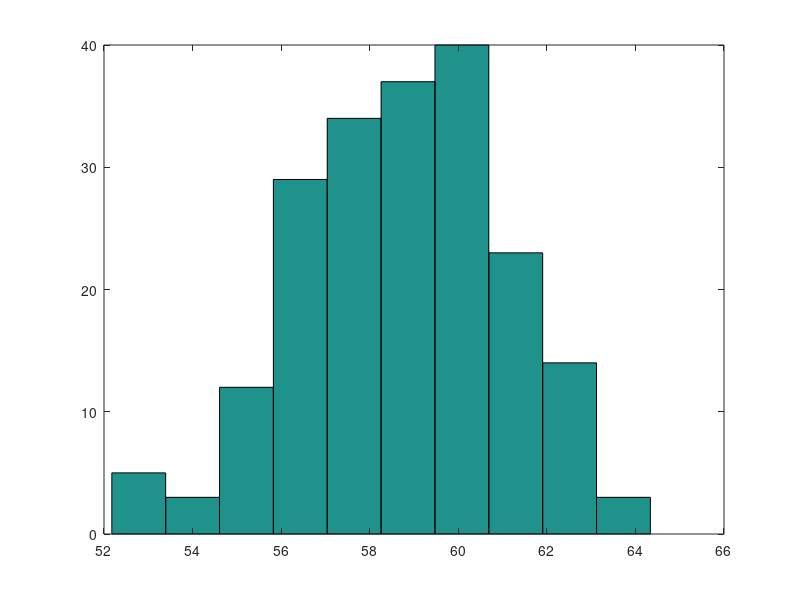
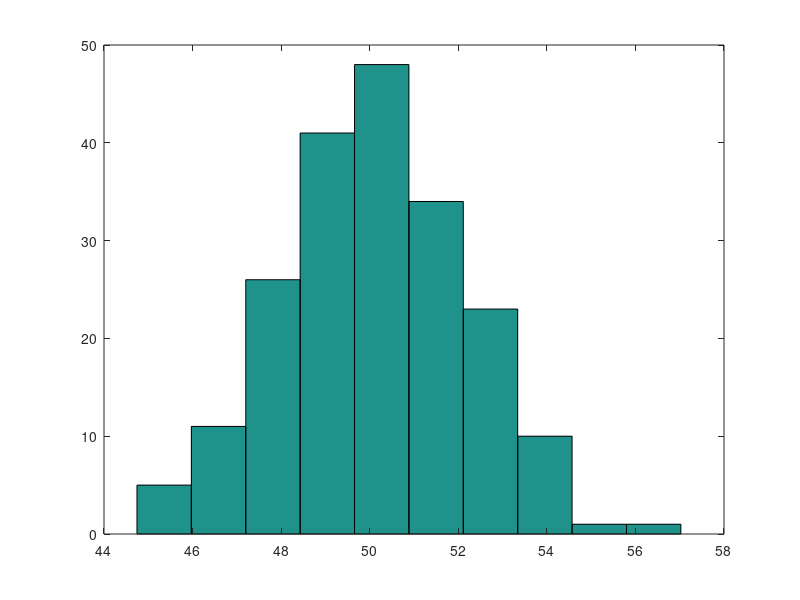
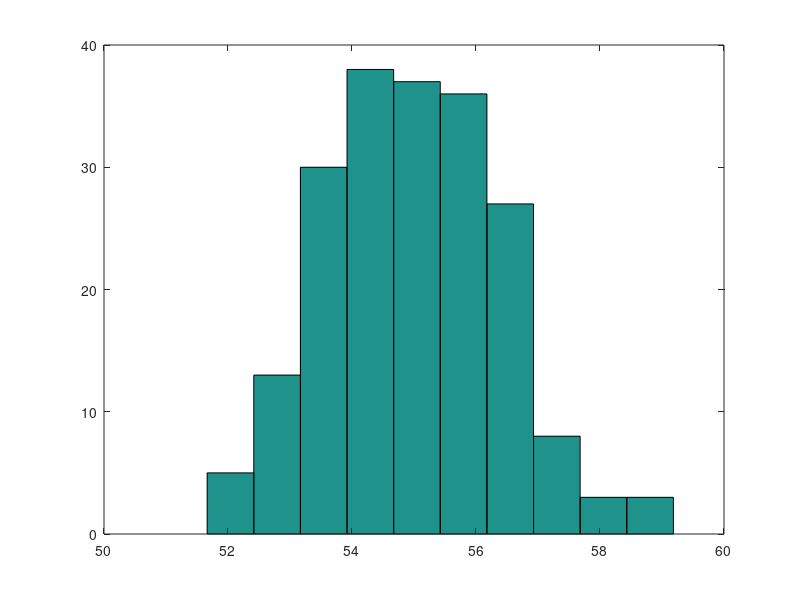
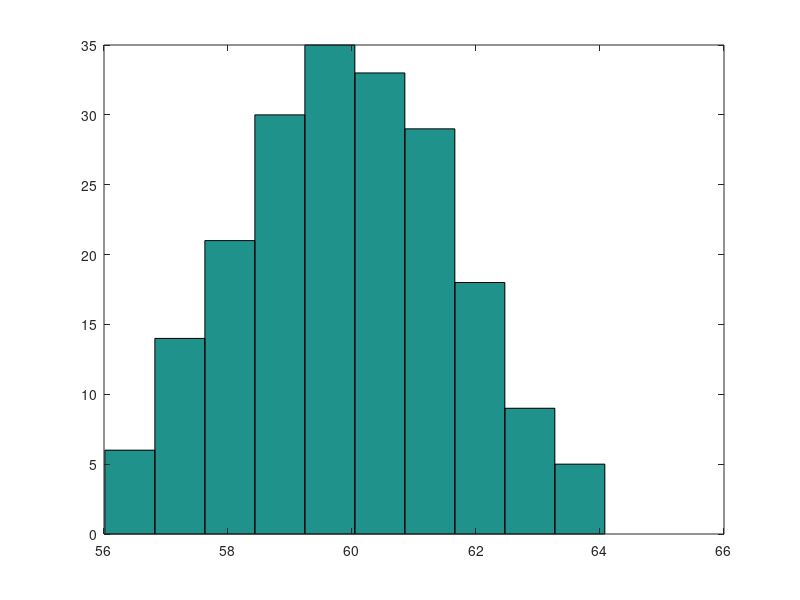

These charts were generated, in order, by the following MATLAB code: (Note: this script raises an error after producing the figures.)
%% SEMANA 02
clear all;
close all;
%% ATIVIDADE 1 a) MÉDIAS E VARIÂNCIAS
load('semana2_prob1.mat');

medialinha1 = mean(dados(1,:));
medialinha2 = mean(dados(2,:));
medialinha3 = mean(dados(3,:));
medialinha4 = mean(dados(4,:));

varlinha1 = var(dados(1,:));
varlinha2 = var(dados(2,:));
varlinha3 = var(dados(3,:));
varlinha4 = var(dados(4,:));


%% ATIVIDADE 1 b) HISTOGRAMAS E TESTE DE NORMALIDADE
figure 1;
hist(dados(1,:));
figure 2;
hist(dados(2,:));
figure 3;
hist(dados(3,:));
figure 4;
hist(dados(4,:));

varall = [varlinha1 varlinha2 varlinha3 varlinha4];

pkg load statistics; % Carrega pacote de estatística para Octave
H1 = semana2_swtest(dados(1,:));
H2 = semana2_swtest(dados(2,:));
H3 = semana2_swtest(dados(3,:));
H4 = semana2_swtest(dados(4,:));


%% ATIVIDADE 1 c) PLOT DOS DADOS DO PACIENTE COM O CONTROLE
mCMAP = 56;
mSNAP = 52;
uCMAP = 54;
uSNAP = 61;

figure 1;
hold on;
plot([mCMAP,mCMAP],[0,max(hist(dados(1,:)))], "linewidth",3,'r');
figure 2;
hold on;
plot([mSNAP,mSNAP],[0,max(hist(dados(2,:)))], "linewidth",3,'r');
figure 3;
hold on;
plot([uCMAP,uCMAP],[0,max(hist(dados(3,:)))], "linewidth",3,'r');
figure 4;
hold on;
plot([uSNAP,uSNAP],[0,max(hist(dados(4,:)))], "linewidth",3,'r');


%% ATIVIDADE 1 d) DISTRUBUIÇÃO NORMAL CUMULADA
dnc_mCMAP = normcdf(mCMAP,medialinha1,std(dados(1,:)));
dnc_mSNAP = normcdf(mSNAP,medialinha2,std(dados(2,:)));
dnc_uCMAP = normcdf(uCMAP,medialinha3,std(dados(3,:)));
dnc_uSNAP = normcdf(uSNAP,medialinha4,std(dados(4,:)));


%% ATIVIDADE 1 e) MATRIZ DE COVARIÂNCIA E PROBABILIDADE MULTIVARIADA CUMULADA
matcov = cov(dados');
pmc = mvncdf([mCMAP mSNAP uCMAP uSNAP],[medialinha1 medialinha2 medialinha3 medialinha4],matcov);
% -------------- CORRIGIR ----------------


%% ATIVIDADE 2 a)b) SENSIBILIDADE E ESPECIFICIDADE
load('/home/ikedihbuntu/Downloads/EngenhariaMedica/semana02/semana2_prob2.mat');

totalPacientes = size(dados,1);
totalDoentes = sum(dados(:,3));
totalSaudaveis = totalPacientes-totalDoentes;
doentesPSA = doentesDRE = 0;
saudaveisPSA = saudaveisDRE = 0;
for (i=1:totalPacientes)
  %%  DOENTES DETECTADOS PELO PSA CORRETAMENTE (COMPARANDO COM BIÓPSIA)
  if (dados(i,1)==1 && dados(i,3)==1)
    doentesPSA++;
  end
  %%  DOENTES DETECTADOS PELO DRE CORRETAMENTE (COMPARANDO COM BIÓPSIA)
  if (dados(i,2)==1 && dados(i,3)==1)
    doentesDRE++;
  end
  %%  SAUDÁVEIS NÃO-DETECTADOS PELO PSA CORRETAMENTE (COMPARANDO COM BIÓPSIA)
  if (dados(i,1)==0 && dados(i,3)==0)
    saudaveisPSA++;
  end
  %%  SAUDÁVEIS NÃO-DETECTADOS PELO DRE CORRETAMENTE (COMPARANDO COM BIÓPSIA)
  if (dados(i,2)==0 && dados(i,3)==0)
    saudaveisDRE++;
  end
end

%% P(T=1|D=1)
sensPSA = doentesPSA/totalDoentes;
sensDRE = doentesDRE/totalDoentes;

%% P(T=0|D=0)
espePSA = saudaveisPSA/totalSaudaveis;
espeDRE = saudaveisDRE/totalSaudaveis;


%% ATIVIDADE 2 c) TEOREMA DE BAYES

%% P(D=1)
prior = 0.042; 

%% P(T=1) = P(T=1|D=0)*P(D=0) + P(T=1|D=1)*P(D=1)
p_PSApos = ((1-espePSA)*(1-prior)) + (sensPSA*prior);
p_DREpos = ((1-espeDRE)*(1-prior)) + (sensDRE*prior);

%% P(D=1|T=1) = P(T=1|D=1)*P(D=1) / P(T=1)
p_doente_casoPSApos = sensPSA*prior/p_PSApos;
p_doente_casoDREpos = sensDRE*prior/p_DREpos;


%% ATIVIDADE 2 c) TESTES MÚLTIPLOS

saudaveisPSAeDRE = saudaveisPSAouDRE = doentesPSAeDRE = doentesPSAouDRE = 0;
for (i=1:totalPacientes)
  %%  DOENTES DETECTADOS PELO PSA E DRE CORRETAMENTE (COMPARANDO COM BIÓPSIA)
  if (dados(i,1)+dados(i,2)+dados(i,3)==3)
    doentesPSAeDRE++;
  end
  %%  DOENTES DETECTADOS PELO PSA OU DRE CORRETAMENTE (COMPARANDO COM BIÓPSIA)
  if ((dados(i,1)+dados(i,2))~=0 && dados(i,3)==1)
    doentesPSAouDRE++;
  end
  %%  SAUDÁVEIS NÃO-DETECTADOS PELO PSA E DRE CORRETAMENTE (COMPARANDO COM BIÓPSIA)
  if (dados(i,1)==0 && dados(i,2)==0 && dados(i,3)==0)
    saudaveisPSAeDRE++;
  end
  %%  SAUDÁVEIS NÃO-DETECTADOS PELO PSA OU DRE CORRETAMENTE (COMPARANDO COM BIÓPSIA)
  if ((dados(i,1)+dados(i,2))==1 && dados(i,3)==0)
    saudaveisPSAouDRE++;
  end
end

%% P(T1eT2=1|D=1)
sensPSAeDRE = doentesPSAeDRE/totalDoentes;
%% P(T1ouT2=1|D=1)
sensPSAouDRE = doentesPSAouDRE/totalDoentes;
%% P(T=0|D=0)
espePSAeDRE = saudaveisPSAeDRE/totalSaudaveis;
%% P(T1ouT2=0|D=0)
espePSAouDRE = (saudaveisPSAeDRE+saudaveisPSAouDRE)/totalSaudaveis;

%% P(T1ouT2=1) = P(T=1|D=0)*P(D=0) + P(T1ouT2=1|D=1)*P(D=1)
p_PSAouDREpos = ((1-espePSAeDRE)*(1-prior)) + (sensPSAouDRE*prior);
%% P(D=1|T1ouT2=1) = P(T1ouT2=1|D=1)*P(D=1) / P(T1ouT2=1)
p_doente_casoPSAouDREpos = sensPSAouDRE*prior/p_PSAouDREpos;

%% P(T1eT2=1) = P(T1eT2=1|D=0)*P(D=0) + P(T1eT2=1|D=1)*P(D=1)
p_PSAeDREpos = ((1-espePSAouDRE)*(1-prior)) + (sensPSAeDRE*prior);
%% P(D=1|T1eT2=1) = P(T1eT2=1|D=1)*P(D=1) / P(T1eT2=1)
p_doente_casoPSAeDREpos = sensPSAeDRE*prior/p_PSAeDREpos;


%% ATIVIDADE 2 d) ANÁLISE PARA TESTES NEGATIVOS

%% P(T=0) = P(T=0|D=0)*P(D=0) + P(T=0|D=1)*P(D=1)
p_PSAneg = (espePSA*(1-prior)) + ((1-sensPSA)*prior);
p_DREneg = (espeDRE*(1-prior)) + ((1-sensDRE)*prior);

%% P(D=1|T=0) = P(T=0|D=1)*P(D=1) / P(T=0)
p_doente_casoPSAneg = (1-sensPSA)*prior/p_PSAneg;
p_doente_casoDREneg = (1-sensDRE)*prior/p_DREneg;

%% P(T=0) = P(T=0|D=0)*P(D=0) + P(T=0|D=1)*P(D=1)
p_PSAeDREneg = (espePSAeDRE*(1-prior)) + ((1-sensPSAouDRE)*prior);
%% P(D=1|T=0) = P(T=0|D=1)*P(D=1) / P(T=0)
p_doente_casoPSAeDREneg = (1-sensPSAouDRE)*prior/p_PSAeDREneg;
